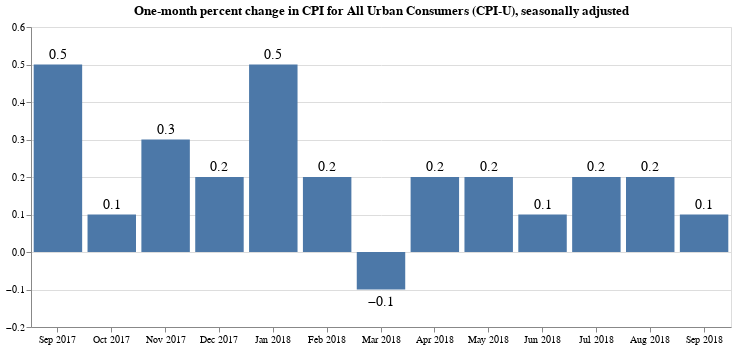

The notebook cell saved with this chart:
### Markdown cell above
Draw the chart.

### Code cell
base = alt.Chart(
    last_13, 
    title="One-month percent change in CPI for All Urban Consumers (CPI-U), seasonally adjusted"
).properties(width=700)

bars = base.mark_bar().encode(
    x=alt.X(
        "date:O",
        timeUnit="yearmonth",
        axis=alt.Axis(title=None, labelAngle=0),
    ),
    y=alt.Y(
        "pct_change_rounded:Q",
        axis=alt.Axis(title=None),
        scale=alt.Scale(domain=[
            last_13['pct_change'].min()-0.1,
            last_13['pct_change'].max()+0.05
        ])
    )
)

text = base.encode(
    x=alt.X("date:O", timeUnit="yearmonth"),
    y="pct_change_rounded:Q",
    text='pct_change_rounded'
)

textAbove = text.transform_filter(alt.datum.pct_change > 0).mark_text(
    align='center',
    baseline='middle',
    fontSize=14,
    dy=-10
)

textBelow = text.transform_filter(alt.datum.pct_change < 0).mark_text(
    align='center',
    baseline='middle',
    fontSize=14,
    dy=12
)

bars + textAbove + textBelow

### Figure 1 — Vega-Lite specification as saved in the notebook (floating-point values rounded to 4 significant figures)
{"$schema": "https://vega.github.io/schema/vega-lite/v2.6.0.json", "config": {"view": {"height": 300, "width": 400}}, "datasets": {"data-eb6d2aaacae4f6dafc4aad8065d2ec9b": [{"date": "2017-09-01T00:00:00", "pct_change": 0.4607, "pct_change_rounded": 0.5, "period_abbreviation": "SEP", "period_code": "M09", "period_id": "M09", "period_month": 9, "period_name": "September", "period_type": "monthly", "series_area_code": "0000", "series_area_id": "0000", "series_area_name": "U.S. city average", "series_id": "CUSR0000SA0", "series_items_code": "SA0", "series_items_id": "SA0", "series_items_name": "All items", "series_periodicity_code": "R", "series_periodicity_id": "R", "series_periodicity_name": "Monthly", "series_seasonally_adjusted": true, "series_survey": "All urban consumers", "series_title": "All items in U.S. city average, all urban consumers, seasonally adjusted", "value": 246.4, "year": 2017}, {"date": "2017-10-01T00:00:00", "pct_change": 0.07752, "pct_change_rounded": 0.1, "period_abbreviation": "OCT", "period_code": "M10", "period_id": "M10", "period_month": 10, "period_name": "October", "period_type": "monthly", "series_area_code": "0000", "series_area_id": "0000", "series_area_name": "U.S. city average", "series_id": "CUSR0000SA0", "series_items_code": "SA0", "series_items_id": "SA0", "series_items_name": "All items", "series_periodicity_code": "R", "series_periodicity_id": "R", "series_periodicity_name": "Monthly", "series_seasonally_adjusted": true, "series_survey": "All urban consumers", "series_title": "All items in U.S. city average, all urban consumers, seasonally adjusted", "value": 246.6, "year": 2017}, {"date": "2017-11-01T00:00:00", "pct_change": 0.3358, "pct_change_rounded": 0.3, "period_abbreviation": "NOV", "period_code": "M11", "period_id": "M11", "period_month": 11, "period_name": "November", "period_type": "monthly", "series_area_code": "0000", "series_area_id": "0000", "series_area_name": "U.S. city average", "series_id": "CUSR0000SA0", "series_items_code": "SA0", "series_items_id": "SA0", "series_items_name": "All items", "series_periodicity_code": "R", "series_periodicity_id": "R", "series_periodicity_name": "Monthly", "series_seasonally_adjusted": true, "series_survey": "All urban consumers", "series_title": "All items in U.S. city average, all urban consumers, seasonally adjusted", "value": 247.4, "year": 2017}, {"date": "2017-12-01T00:00:00", "pct_change": 0.2017, "pct_change_rounded": 0.2, "period_abbreviation": "DEC", "period_code": "M12", "period_id": "M12", "period_month": 12, "period_name": "December", "period_type": "monthly", "series_area_code": "0000", "series_area_id": "0000", "series_area_name": "U.S. city average", "series_id": "CUSR0000SA0", "series_items_code": "SA0", "series_items_id": "SA0", "series_items_name": "All items", "series_periodicity_code": "R", "series_periodicity_id": "R", "series_periodicity_name": "Monthly", "series_seasonally_adjusted": true, "series_survey": "All urban consumers", "series_title": "All items in U.S. city average, all urban consumers, seasonally adjusted", "value": 247.9, "year": 2017}, {"date": "2018-01-01T00:00:00", "pct_change": 0.5385, "pct_change_rounded": 0.5, "period_abbreviation": "JAN", "period_code": "M01", "period_id": "M01", "period_month": 1, "period_name": "January", "period_type": "monthly", "series_area_code": "0000", "series_area_id": "0000", "series_area_name": "U.S. city average", "series_id": "CUSR0000SA0", "series_items_code": "SA0", "series_items_id": "SA0", "series_items_name": "All items", "series_periodicity_code": "R", "series_periodicity_id": "R", "series_periodicity_name": "Monthly", "series_seasonally_adjusted": true, "series_survey": "All urban consumers", "series_title": "All items in U.S. city average, all urban consumers, seasonally adjusted", "value": 249.2, "year": 2018}, {"date": "2018-02-01T00:00:00", "pct_change": 0.1501, "pct_change_rounded": 0.2, "period_abbreviation": "FEB", "period_code": "M02", "period_id": "M02", "period_month": 2, "period_name": "February", "period_type": "monthly", "series_area_code": "0000", "series_area_id": "0000", "series_area_name": "U.S. city average", "series_id": "CUSR0000SA0", "series_items_code": "SA0", "series_items_id": "SA0", "series_items_name": "All items", "series_periodicity_code": "R", "series_periodicity_id": "R", "series_periodicity_name": "Monthly", "series_seasonally_adjusted": true, "series_survey": "All urban consumers", "series_title": "All items in U.S. city average, all urban consumers, seasonally adjusted", "value": 249.6, "year": 2018}, {"date": "2018-03-01T00:00:00", "pct_change": -0.0629, "pct_change_rounded": -0.1, "period_abbreviation": "MAR", "period_code": "M03", "period_id": "M03", "period_month": 3, "period_name": "March", "period_type": "monthly", "series_area_code": "0000", "series_area_id": "0000", "series_area_name": "U.S. city average", "series_id": "CUSR0000SA0", "series_items_code": "SA0", "series_items_id": "SA0", "series_items_name": "All items", "series_periodicity_code": "R", "series_periodicity_id": "R", "series_periodicity_name": "Monthly", "series_seasonally_adjusted": true, "series_survey": "All urban consumers", "series_title": "All items in U.S. city average, all urban consumers, seasonally adjusted", "value": 249.5, "year": 2018}, {"date": "2018-04-01T00:00:00", "pct_change": 0.2209, "pct_change_rounded": 0.2, "period_abbreviation": "APR", "period_code": "M04", "period_id": "M04", "period_month": 4, "period_name": "April", "period_type": "monthly", "series_area_code": "0000", "series_area_id": "0000", "series_area_name": "U.S. city average", "series_id": "CUSR0000SA0", "series_items_code": "SA0", "series_items_id": "SA0", "series_items_name": "All items", "series_periodicity_code": "R", "series_periodicity_id": "R", "series_periodicity_name": "Monthly", "series_seasonally_adjusted": true, "series_survey": "All urban consumers", "series_title": "All items in U.S. city average, all urban consumers, seasonally adjusted", "value": 250.0, "year": 2018}, {"date": "2018-05-01T00:00:00", "pct_change": 0.2088, "pct_change_rounded": 0.2, "period_abbreviation": "MAY", "period_code": "M05", "period_id": "M05", "period_month": 5, "period_name": "May", "period_type": "monthly", "series_area_code": "0000", "series_area_id": "0000", "series_area_name": "U.S. city average", "series_id": "CUSR0000SA0", "series_items_code": "SA0", "series_items_id": "SA0", "series_items_name": "All items", "series_periodicity_code": "R", "series_periodicity_id": "R", "series_periodicity_name": "Monthly", "series_seasonally_adjusted": true, "series_survey": "All urban consumers", "series_title": "All items in U.S. city average, all urban consumers, seasonally adjusted", "value": 250.5, "year": 2018}, {"date": "2018-06-01T00:00:00", "pct_change": 0.1285, "pct_change_rounded": 0.1, "period_abbreviation": "JUN", "period_code": "M06", "period_id": "M06", "period_month": 6, "period_name": "June", "period_type": "monthly", "series_area_code": "0000", "series_area_id": "0000", "series_area_name": "U.S. city average", "series_id": "CUSR0000SA0", "series_items_code": "SA0", "series_items_id": "SA0", "series_items_name": "All items", "series_periodicity_code": "R", "series_periodicity_id": "R", "series_periodicity_name": "Monthly", "series_seasonally_adjusted": true, "series_survey": "All urban consumers", "series_title": "All items in U.S. city average, all urban consumers, seasonally adjusted", "value": 250.9, "year": 2018}, {"date": "2018-07-01T00:00:00", "pct_change": 0.171, "pct_change_rounded": 0.2, "period_abbreviation": "JUL", "period_code": "M07", "period_id": "M07", "period_month": 7, "period_name": "July", "period_type": "monthly", "series_area_code": "0000", "series_area_id": "0000", "series_area_name": "U.S. city average", "series_id": "CUSR0000SA0", "series_items_code": "SA0", "series_items_id": "SA0", "series_items_name": "All items", "series_periodicity_code": "R", "series_periodicity_id": "R", "series_periodicity_name": "Monthly", "series_seasonally_adjusted": true, "series_survey": "All urban consumers", "series_title": "All items in U.S. city average, all urban consumers, seasonally adjusted", "value": 251.3, "year": 2018}, {"date": "2018-08-01T00:00:00", "pct_change": 0.2229, "pct_change_rounded": 0.2, "period_abbreviation": "AUG", "period_code": "M08", "period_id": "M08", "period_month": 8, "period_name": "August", "period_type": "monthly", "series_area_code": "0000", "series_area_id": "0000", "series_area_name": "U.S. city average", "series_id": "CUSR0000SA0", "series_items_code": "SA0", "series_items_id": "SA0", "series_items_name": "All items", "series_periodicity_code": "R", "series_periodicity_id": "R", "series_periodicity_name": "Monthly", "series_seasonally_adjusted": true, "series_survey": "All urban consumers", "series_title": "All items in U.S. city average, all urban consumers, seasonally adjusted", "value": 251.8, "year": 2018}, {"date": "2018-09-01T00:00:00", "pct_change": 0.05877, "pct_change_rounded": 0.1, "period_abbreviation": "SEP", "period_code": "M09", "period_id": "M09", "period_month": 9, "period_name": "September", "period_type": "monthly", "series_area_code": "0000", "series_area_id": "0000", "series_area_name": "U.S. city average", "series_id": "CUSR0000SA0", "series_items_code": "SA0", "series_items_id": "SA0", "series_items_name": "All items", "series_periodicity_code": "R", "series_periodicity_id": "R", "series_periodicity_name": "Monthly", "series_seasonally_adjusted": true, "series_survey": "All urban consumers", "series_title": "All items in U.S. city average, all urban consumers, seasonally adjusted", "value": 252.0, "year": 2018}]}, "layer": [{"data": {"name": "data-eb6d2aaacae4f6dafc4aad8065d2ec9b"}, "encoding": {"x": {"axis": {"labelAngle": 0, "title": null}, "field": "date", "timeUnit": "yearmonth", "type": "ordinal"}, "y": {"axis": {"title": null}, "field": "pct_change_rounded", "scale": {"domain": [-0.1629, 0.5885]}, "type": "quantitative"}}, "mark": "bar", "title": "One-month percent change in CPI for All Urban Consumers (CPI-U), seasonally adjusted", "width": 700}, {"data": {"name": "data-eb6d2aaacae4f6dafc4aad8065d2ec9b"}, "encoding": {"text": {"field": "pct_change_rounded", "type": "quantitative"}, "x": {"field": "date", "timeUnit": "yearmonth", "type": "ordinal"}, "y": {"field": "pct_change_rounded", "type": "quantitative"}}, "mark": {"align": "center", "baseline": "middle", "dy": -10, "fontSize": 14, "type": "text"}, "title": "One-month percent change in CPI for All Urban Consumers (CPI-U), seasonally adjusted", "transform": [{"filter": "(datum.pct_change > 0)"}], "width": 700}, {"data": {"name": "data-eb6d2aaacae4f6dafc4aad8065d2ec9b"}, "encoding": {"text": {"field": "pct_change_rounded", "type": "quantitative"}, "x": {"field": "date", "timeUnit": "yearmonth", "type": "ordinal"}, "y": {"field": "pct_change_rounded", "type": "quantitative"}}, "mark": {"align": "center", "baseline": "middle", "dy": 12, "fontSize": 14, "type": "text"}, "title": "One-month percent change in CPI for All Urban Consumers (CPI-U), seasonally adjusted", "transform": [{"filter": "(datum.pct_change < 0)"}], "width": 700}]}
